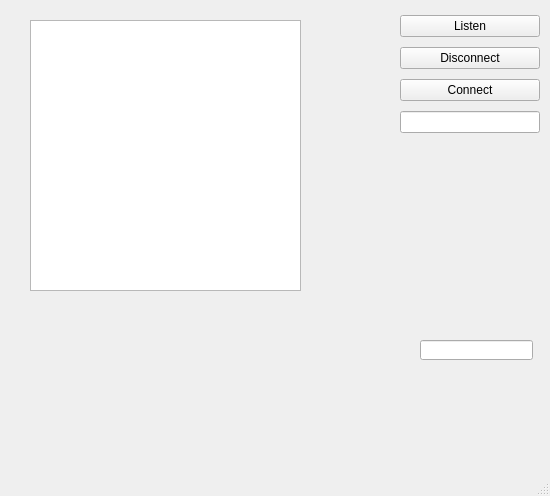
<?xml version="1.0" encoding="UTF-8"?>
<ui version="4.0">
 <class>MainWindow</class>
 <widget class="QMainWindow" name="MainWindow">
  <property name="geometry">
   <rect>
    <x>0</x>
    <y>0</y>
    <width>550</width>
    <height>496</height>
   </rect>
  </property>
  <property name="windowTitle">
   <string>MainWindow</string>
  </property>
  <widget class="QWidget" name="centralWidget">
   <widget class="QLineEdit" name="Port">
    <property name="geometry">
     <rect>
      <x>420</x>
      <y>340</y>
      <width>113</width>
      <height>20</height>
     </rect>
    </property>
   </widget>
   <widget class="QTextEdit" name="textEdit">
    <property name="geometry">
     <rect>
      <x>30</x>
      <y>20</y>
      <width>271</width>
      <height>271</height>
     </rect>
    </property>
    <property name="readOnly">
     <bool>true</bool>
    </property>
   </widget>
   <widget class="QWidget" name="layoutWidget">
    <property name="geometry">
     <rect>
      <x>400</x>
      <y>0</y>
      <width>151</width>
      <height>151</height>
     </rect>
    </property>
    <layout class="QVBoxLayout" name="verticalLayout">
     <property name="sizeConstraint">
      <enum>QLayout::SetDefaultConstraint</enum>
     </property>
     <property name="leftMargin">
      <number>0</number>
     </property>
     <item>
      <widget class="QPushButton" name="pushButton_3">
       <property name="text">
        <string>Listen</string>
       </property>
      </widget>
     </item>
     <item>
      <widget class="QPushButton" name="pushButton">
       <property name="text">
        <string>Disconnect</string>
       </property>
      </widget>
     </item>
     <item>
      <widget class="QPushButton" name="button_Connect">
       <property name="text">
        <string>Connect</string>
       </property>
      </widget>
     </item>
     <item>
      <widget class="QLineEdit" name="lineEdit_IP">
       <property name="inputMask">
        <string/>
       </property>
       <property name="text">
        <string/>
       </property>
      </widget>
     </item>
    </layout>
   </widget>
  </widget>
  <widget class="QMenuBar" name="menuBar">
   <property name="geometry">
    <rect>
     <x>0</x>
     <y>0</y>
     <width>550</width>
     <height>21</height>
    </rect>
   </property>
  </widget>
  <widget class="QStatusBar" name="statusBar"/>
 </widget>
 <layoutdefault spacing="6" margin="11"/>
 <resources/>
 <connections/>
</ui>
